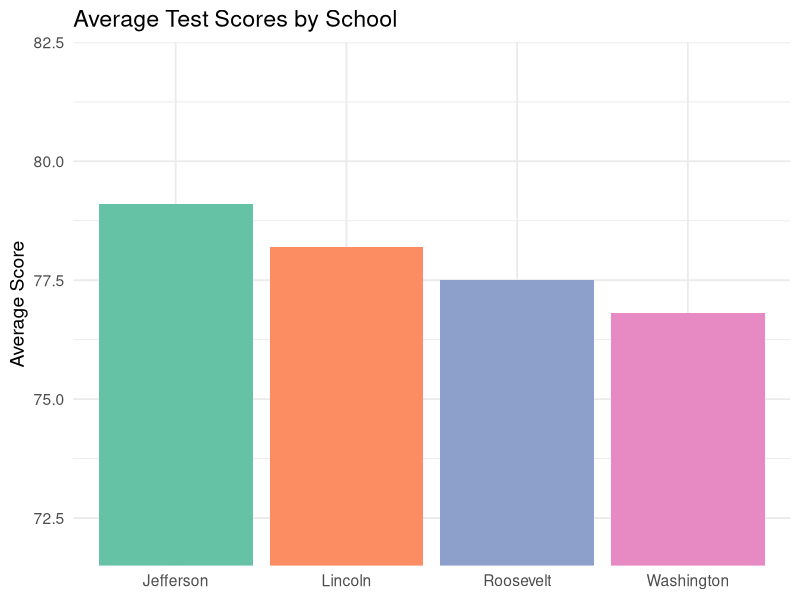
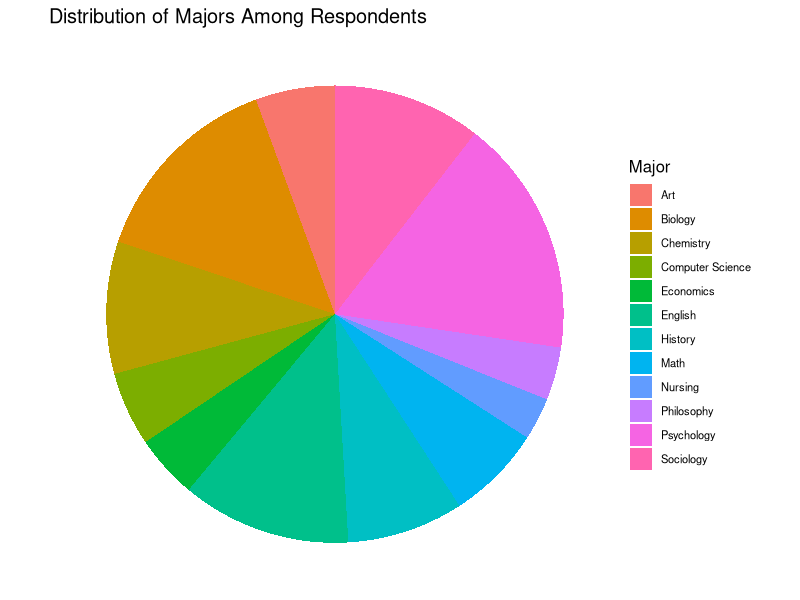
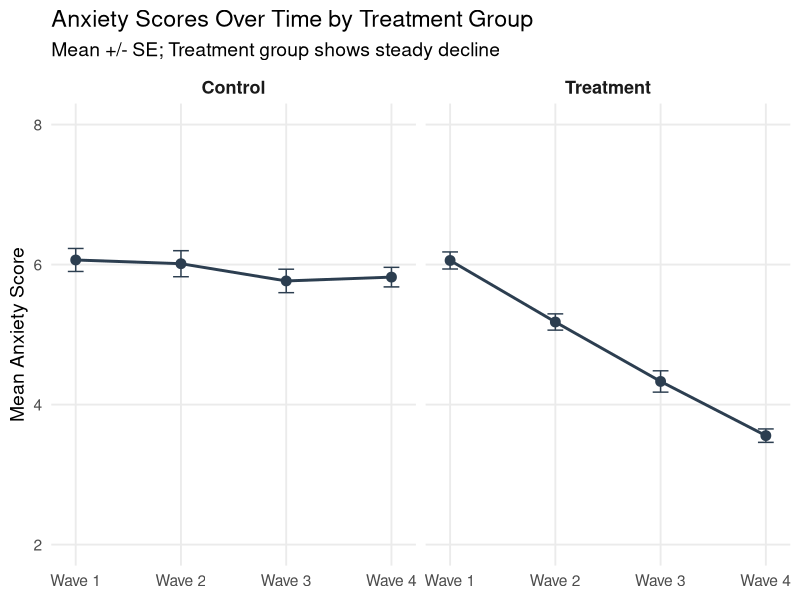
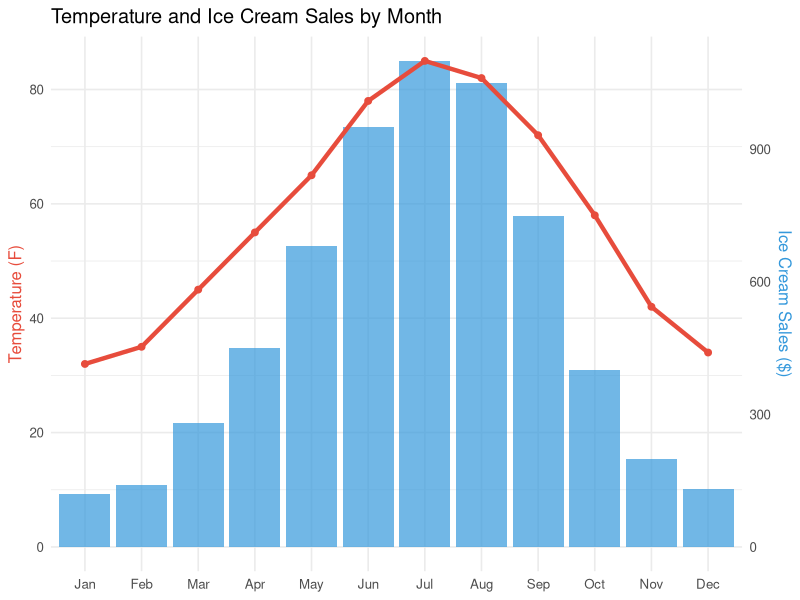
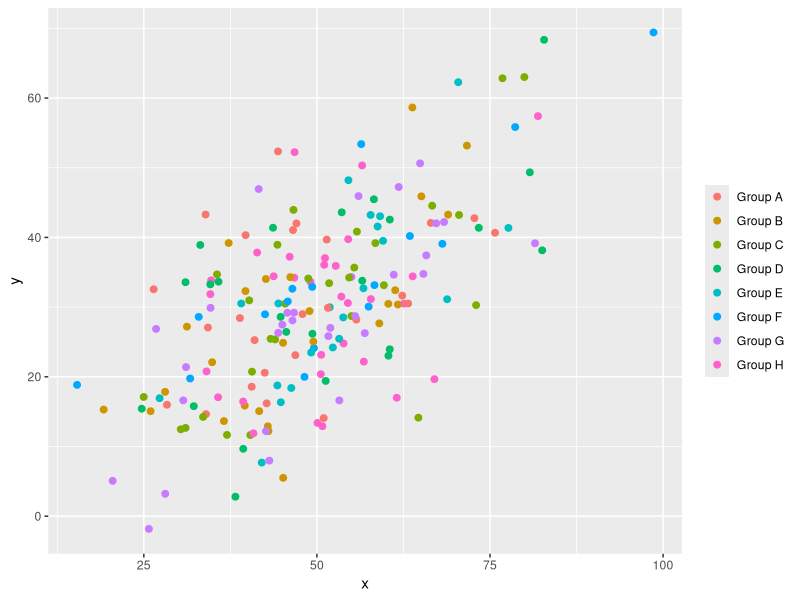

Here is the R script that generated these plots, in order:
# ============================================================
# Generate Figure Courtroom images
# Run this script once to create the 5 PNG files
# ============================================================

library(tidyverse)

out_dir <- "files/fun-challenges/09-figure-courtroom"
dir.create(out_dir, showWarnings = FALSE, recursive = TRUE)

# --- Figure A: Truncated y-axis bar chart (GUILTY) ---
schools <- tibble(
  school = c("Lincoln", "Washington", "Jefferson", "Roosevelt"),
  avg_score = c(78.2, 76.8, 79.1, 77.5)
)

p_a <- ggplot(schools, aes(x = school, y = avg_score, fill = school)) +
  geom_col(show.legend = FALSE) +
  coord_cartesian(ylim = c(72, 82)) +
  scale_fill_brewer(palette = "Set2") +
  labs(
    title = "Average Test Scores by School",
    x = NULL,
    y = "Average Score"
  ) +
  theme_minimal(base_size = 14)
ggsave(file.path(out_dir, "figure-a.png"), p_a, width = 6, height = 4, dpi = 150)


# --- Figure B: Pie chart with too many slices (BORING) ---
majors <- tibble(
  major = c("Psychology", "Biology", "English", "Sociology",
            "Chemistry", "History", "Math", "Art",
            "Computer Science", "Economics", "Philosophy", "Nursing"),
  n = c(45, 38, 32, 28, 25, 22, 18, 15, 14, 12, 10, 8)
) |>
  mutate(pct = n / sum(n))

p_b <- ggplot(majors, aes(x = "", y = n, fill = major)) +
  geom_col(width = 1) +
  coord_polar(theta = "y") +
  labs(title = "Distribution of Majors Among Respondents", fill = "Major") +
  theme_void(base_size = 12) +
  theme(legend.text = element_text(size = 8))
ggsave(file.path(out_dir, "figure-b.png"), p_b, width = 7, height = 5, dpi = 150)


# --- Figure C: Well-designed small multiples (NOT GUILTY) ---
set.seed(42)
anxiety <- expand_grid(
  group = c("Treatment", "Control"),
  time = 1:4,
  participant = 1:20
) |>
  mutate(
    anxiety = case_when(
      group == "Control" ~ 6 + rnorm(n(), 0, 0.8),
      group == "Treatment" ~ 6 - (time - 1) * 0.8 + rnorm(n(), 0, 0.6)
    )
  ) |>
  group_by(group, time) |>
  summarize(
    mean_anxiety = mean(anxiety),
    se = sd(anxiety) / sqrt(n()),
    .groups = "drop"
  )

p_c <- ggplot(anxiety, aes(x = time, y = mean_anxiety)) +
  geom_line(linewidth = 1, color = "#2c3e50") +
  geom_point(size = 3, color = "#2c3e50") +
  geom_errorbar(aes(ymin = mean_anxiety - se, ymax = mean_anxiety + se),
                width = 0.15, color = "#2c3e50") +
  facet_wrap(~group) +
  scale_x_continuous(breaks = 1:4, labels = paste("Wave", 1:4)) +
  scale_y_continuous(limits = c(2, 8)) +
  labs(
    title = "Anxiety Scores Over Time by Treatment Group",
    subtitle = "Mean +/- SE; Treatment group shows steady decline",
    x = NULL,
    y = "Mean Anxiety Score"
  ) +
  theme_minimal(base_size = 14) +
  theme(
    strip.text = element_text(face = "bold", size = 13),
    panel.grid.minor = element_blank()
  )
ggsave(file.path(out_dir, "figure-c.png"), p_c, width = 8, height = 4, dpi = 150)


# --- Figure D: Dual-axis chart (GUILTY) ---
months_data <- tibble(
  month = factor(month.abb, levels = month.abb),
  temp_f = c(32, 35, 45, 55, 65, 78, 85, 82, 72, 58, 42, 34),
  sales = c(120, 140, 280, 450, 680, 950, 1100, 1050, 750, 400, 200, 130)
)

scale_factor <- max(months_data$sales) / max(months_data$temp_f)

p_d <- ggplot(months_data, aes(x = month)) +
  geom_col(aes(y = sales / scale_factor), fill = "#3498db", alpha = 0.7) +
  geom_line(aes(y = temp_f, group = 1), color = "#e74c3c", linewidth = 1.5) +
  geom_point(aes(y = temp_f), color = "#e74c3c", size = 2) +
  scale_y_continuous(
    name = "Temperature (F)",
    sec.axis = sec_axis(~ . * scale_factor, name = "Ice Cream Sales ($)")
  ) +
  labs(
    title = "Temperature and Ice Cream Sales by Month",
    x = NULL
  ) +
  theme_minimal(base_size = 12) +
  theme(
    axis.title.y.left = element_text(color = "#e74c3c"),
    axis.title.y.right = element_text(color = "#3498db")
  )
ggsave(file.path(out_dir, "figure-d.png"), p_d, width = 8, height = 4.5, dpi = 150)


# --- Figure E: Cluttered scatterplot (BORING) ---
set.seed(123)
cluttered <- tibble(
  x = rnorm(200, 50, 15),
  y = x * 0.6 + rnorm(200, 0, 10),
  group = sample(paste("Group", LETTERS[1:8]), 200, replace = TRUE)
)

p_e <- ggplot(cluttered, aes(x = x, y = y, color = group)) +
  geom_point(size = 2) +
  labs(color = NULL)
ggsave(file.path(out_dir, "figure-e.png"), p_e, width = 7, height = 5, dpi = 150)

cat("All 5 figures saved to", out_dir, "\n")
